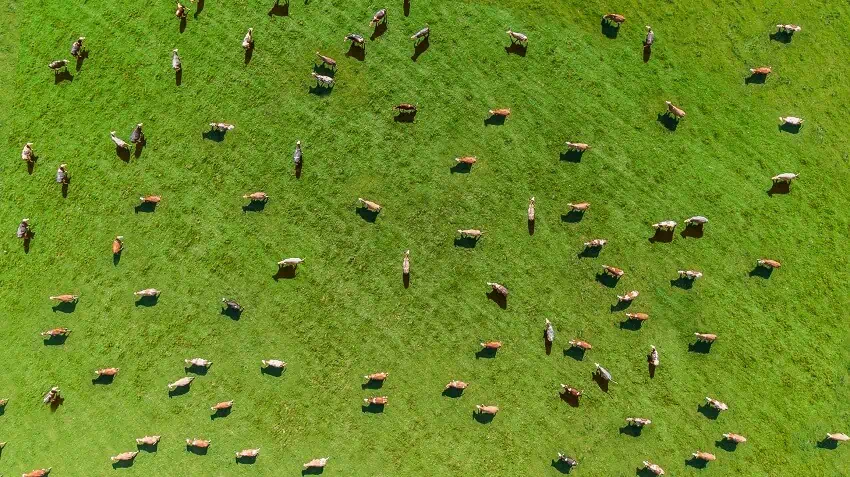
#> input picture drone_images/satellite_image.jpg, 850 x 477 px
$ python image_split.py
#> lines starting #> are read from the running program, lines starting #| are printed output that depends on the picture
import cv2
import numpy as np

im = cv2.imread("satellite_image.jpg")
#> im is the input picture: shape (477, 850, 3); mean B, G, R 36.8, 140.1, 109.1
M = im.shape[0]//3 # Rows
#> M = 159
N = im.shape[1]//5 # Columns
#> N = 170
tiles = [(f"{int(x/M)}{int(y/N)}.jpg", im[x:x+M,y:y+N]) for x in range(0,im.shape[0],M) for y in range(0,im.shape[1],N)]
#> tiles = 15 items

print(len(tiles))
#| 15
print(im.shape)
#| (477, 850, 3)

tshape = tiles[0][1].shape
#> tshape = (159, 170, 3)
canvas = np.zeros((tshape[0] * 3, tshape[1] * 5, tshape[2]), dtype = "uint8")
print(canvas.shape)
#| (477, 850, 3)
for x in range(0, canvas.shape[0], tshape[0]):
    print(f"x = {x}")
    for y in range(0, canvas.shape[1], tshape[1]):
        print(f"y = {y}")
        print(f"coords: {int(y/tshape[1]) + int((x*5)/tshape[0])}")
        print(f"{tiles[int(y/tshape[1]) + int((x*5)/tshape[0])][0]}")
        canvas[x:x+M,y:y+N] = tiles[int(y/tshape[1]) + int((x*5)/tshape[0])][1]
        cv2.imshow("", canvas)
        cv2.waitKey()
#> this loop made 3 passes
#> (printed output is left out)
#> pass 1, `cv2.imshow("", canvas)`:
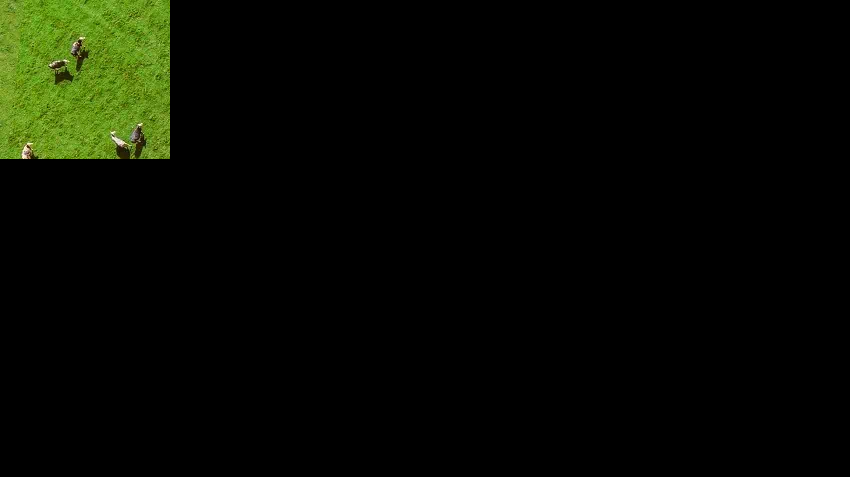
#> window '': shape (477, 850, 3); mean B, G, R 2, 9.7, 6.9
#> pass 1, `cv2.imshow("", canvas)`:
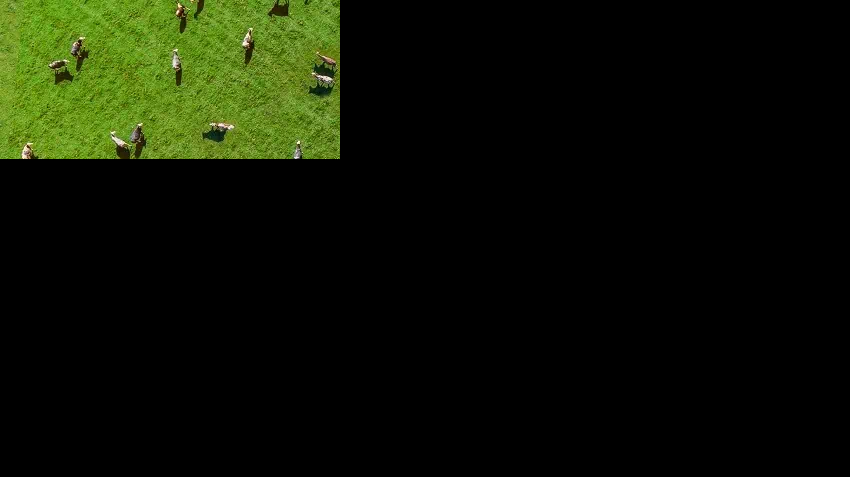
#> window '': shape (477, 850, 3); mean B, G, R 4.2, 18.5, 13.5
#> pass 1, `cv2.imshow("", canvas)`:
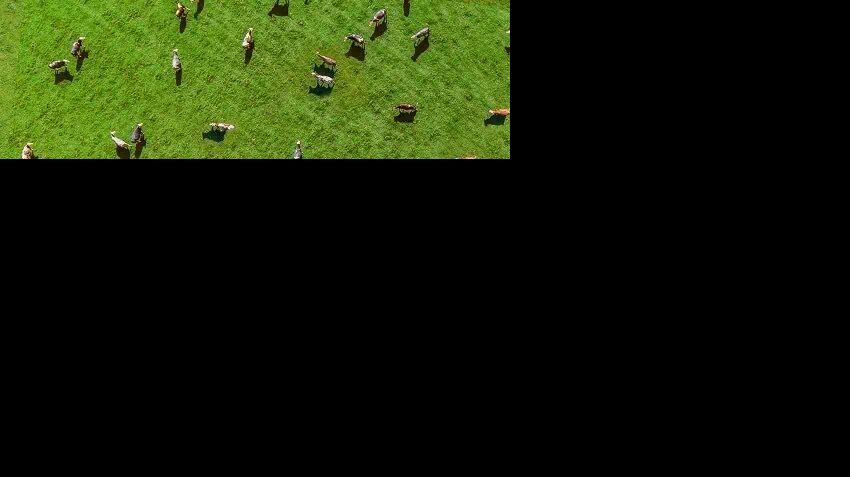
#> window '': shape (477, 850, 3); mean B, G, R 6.5, 27.2, 19.9
#> pass 1, `cv2.imshow("", canvas)`:
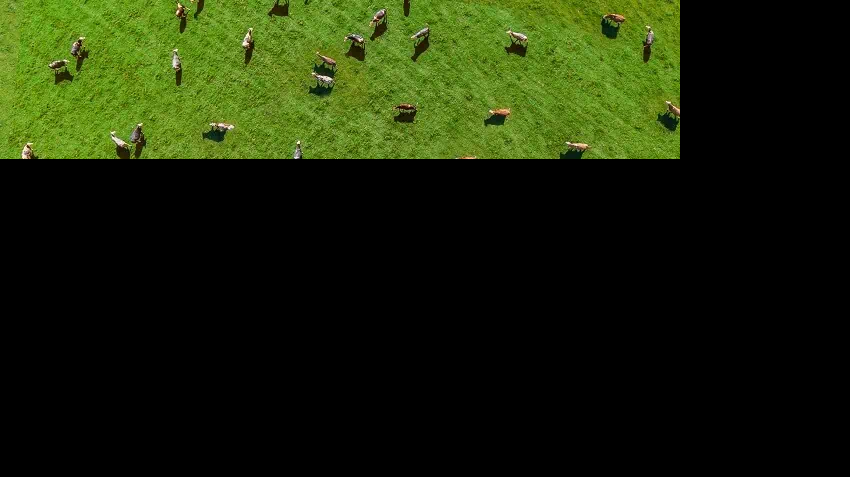
#> window '': shape (477, 850, 3); mean B, G, R 8.3, 35.9, 26.2
cv2.imshow("", im)
cv2.waitKey()
print(not False in (im == canvas))
#| True
"""
for name, image in tiles:
    cv2.imwrite(name, image)
"""

$ run again, with drone_images/03.jpg copied over drone_images/satellite_image.jpg
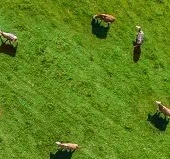
#> input picture drone_images/03.jpg, 170 x 159 px
#> im is the input picture: shape (159, 170, 3); mean B, G, R 28.2, 131, 95.4
#> tiles = 15 items
#| 15
#| (159, 170, 3)
#| (159, 170, 3)
#> the loop `for x in range(0, canvas.shape[0], tshape[0]):` made 3 passes
#> (printed output is left out)
#> pass 1, `cv2.imshow("", canvas)`:
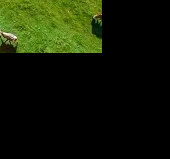
#> window '': shape (159, 170, 3); mean B, G, R 5.4, 25.5, 18.8
#> pass 1, `cv2.imshow("", canvas)`:
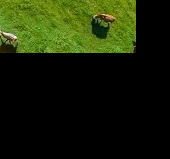
#> window '': shape (159, 170, 3); mean B, G, R 6.9, 33.8, 25.2
#| True

$ run again, with drone_images/04.jpg copied over drone_images/satellite_image.jpg
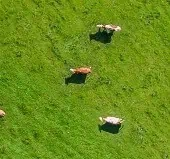
#> input picture drone_images/04.jpg, 170 x 159 px
#> im is the input picture: shape (159, 170, 3); mean B, G, R 26.3, 140.8, 106.9
#> tiles = 15 items
#| 15
#| (159, 170, 3)
#| (159, 170, 3)
#> the loop `for x in range(0, canvas.shape[0], tshape[0]):` made 3 passes
#> (printed output is left out)
#> pass 1, `cv2.imshow("", canvas)`:
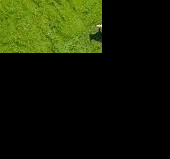
#> window '': shape (159, 170, 3); mean B, G, R 4.7, 27.8, 21.5
#> pass 1, `cv2.imshow("", canvas)`:
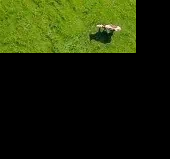
#> window '': shape (159, 170, 3); mean B, G, R 6.6, 36.8, 28.6
#| True

$ run again, with drone_images/10.jpg copied over drone_images/satellite_image.jpg
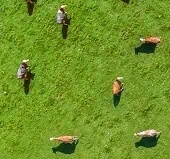
#> input picture drone_images/10.jpg, 170 x 159 px
#> im is the input picture: shape (159, 170, 3); mean B, G, R 38.2, 145.5, 112.7
#> tiles = 15 items
#| 15
#| (159, 170, 3)
#| (159, 170, 3)
#> the loop `for x in range(0, canvas.shape[0], tshape[0]):` made 3 passes
#> (printed output is left out)
#> pass 1, `cv2.imshow("", canvas)`:
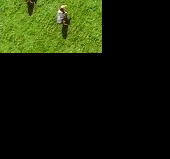
#> window '': shape (159, 170, 3); mean B, G, R 6.7, 28.5, 21.5
#> pass 1, `cv2.imshow("", canvas)`:
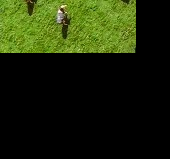
#> window '': shape (159, 170, 3); mean B, G, R 9.1, 38.1, 28.9
#| True
